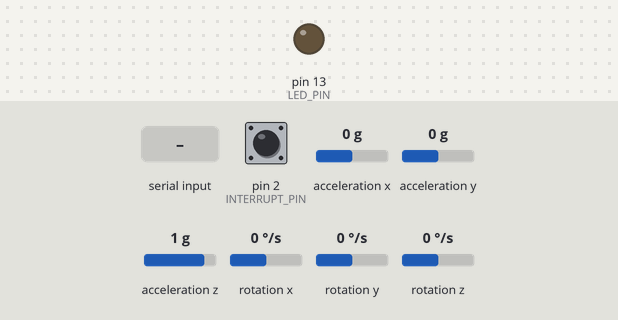
The sketch below on a simulated Teensy 4. Parts: output pins drawn as LEDs (lit = HIGH). The inputs (shaded band) are chosen by the test bench; at power-on: acceleration z 1 g, acceleration x 0 g, acceleration y 0 g, rotation x 0 °/s, pin 2 (INTERRUPT_PIN) HIGH, rotation y 0 °/s, rotation z 0 °/s. The sensor or clock chip raises its interrupt line as the real part does; what the sketch prints to the serial monitor is not drawn.

Above: at 0.8 s.
0.9 s: "1" received over Serial
At 3.71 s:
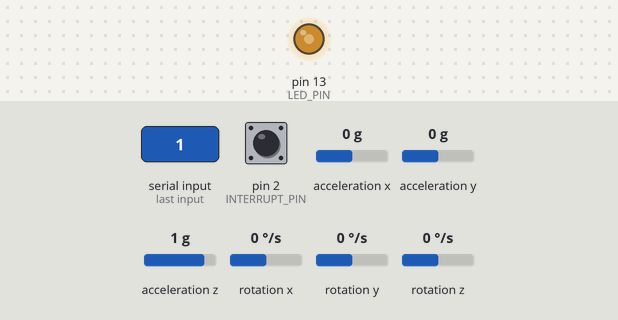
3.9 s: acceleration z set to -1.4 g
6.9 s: acceleration x set to -1.4 g
9.9 s: acceleration y set to -1.4 g
12.9 s: acceleration x set to 0 g
15.9 s: rotation x set to -192 °/s
Timing chart, 0 to 19.9 s (numbered marks = the images above; inputs shaded):
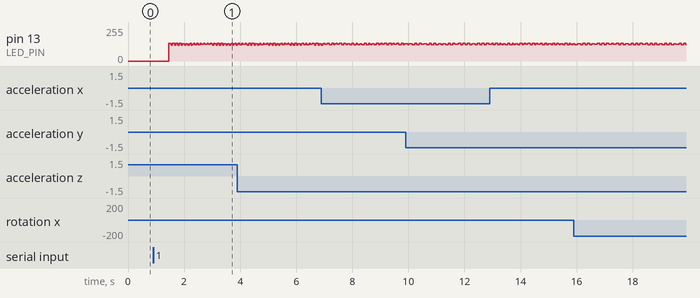

The sketch:

MPU6050_Example_ver2.0.ino
```cpp
// I2C device class (I2Cdev) demonstration Arduino sketch for MPU6050 class using DMP (MotionApps v2.0)
// 6/21/2012 by Jeff Rowberg <jeff@rowberg.net>
// Updates should (hopefully) always be available at https://github.com/jrowberg/i2cdevlib
//
// Changelog:
//      2019-07-08 - Added Auto Calibration and offset generator
//		   - and altered FIFO retrieval sequence to avoid using blocking code
//      2016-04-18 - Eliminated a potential infinite loop
//      2013-05-08 - added seamless Fastwire support
//                 - added note about gyro calibration
//      2012-06-21 - added note about Arduino 1.0.1 + Leonardo compatibility error
//      2012-06-20 - improved FIFO overflow handling and simplified read process
//      2012-06-19 - completely rearranged DMP initialization code and simplification
//      2012-06-13 - pull gyro and accel data from FIFO packet instead of reading directly
//      2012-06-09 - fix broken FIFO read sequence and change interrupt detection to RISING
//      2012-06-05 - add gravity-compensated initial reference frame acceleration output
//                 - add 3D math helper file to DMP6 example sketch
//                 - add Euler output and Yaw/Pitch/Roll output formats
//      2012-06-04 - remove accel offset clearing for better results (thanks Sungon Lee)
//      2012-06-01 - fixed gyro sensitivity to be 2000 deg/sec instead of 250
//      2012-05-30 - basic DMP initialization working

/* ============================================
I2Cdev device library code is placed under the MIT license
Copyright (c) 2012 Jeff Rowberg

Permission is hereby granted, free of charge, to any person obtaining a copy
of this software and associated documentation files (the "Software"), to deal
in the Software without restriction, including without limitation the rights
to use, copy, modify, merge, publish, distribute, sublicense, and/or sell
copies of the Software, and to permit persons to whom the Software is
furnished to do so, subject to the following conditions:

The above copyright notice and this permission notice shall be included in
all copies or substantial portions of the Software.

THE SOFTWARE IS PROVIDED "AS IS", WITHOUT WARRANTY OF ANY KIND, EXPRESS OR
IMPLIED, INCLUDING BUT NOT LIMITED TO THE WARRANTIES OF MERCHANTABILITY,
FITNESS FOR A PARTICULAR PURPOSE AND NONINFRINGEMENT. IN NO EVENT SHALL THE
AUTHORS OR COPYRIGHT HOLDERS BE LIABLE FOR ANY CLAIM, DAMAGES OR OTHER
LIABILITY, WHETHER IN AN ACTION OF CONTRACT, TORT OR OTHERWISE, ARISING FROM,
OUT OF OR IN CONNECTION WITH THE SOFTWARE OR THE USE OR OTHER DEALINGS IN
THE SOFTWARE.
===============================================
*/

// I2Cdev and MPU6050 must be installed as libraries, or else the .cpp/.h files
// for both classes must be in the include path of your project
#include "I2Cdev.h"

#include "MPU6050_6Axis_MotionApps20.h"
//#include "MPU6050.h" // not necessary if using MotionApps include file

// Arduino Wire library is required if I2Cdev I2CDEV_ARDUINO_WIRE implementation
// is used in I2Cdev.h
#if I2CDEV_IMPLEMENTATION == I2CDEV_ARDUINO_WIRE
    #include "Wire.h"
#endif

// class default I2C address is 0x68
// specific I2C addresses may be passed as a parameter here
// AD0 low = 0x68 (default for SparkFun breakout and InvenSense evaluation board)
// AD0 high = 0x69
MPU6050 mpu;
//MPU6050 mpu(0x69); // <-- use for AD0 high

/* =========================================================================
   NOTE: In addition to connection 3.3v, GND, SDA, and SCL, this sketch
   depends on the MPU-6050's INT pin being connected to the Arduino's
   external interrupt #0 pin. On the Arduino Uno and Mega 2560, this is
   digital I/O pin 2.
 * ========================================================================= */

/* =========================================================================
   NOTE: Arduino v1.0.1 with the Leonardo board generates a compile error
   when using Serial.write(buf, len). The Teapot output uses this method.
   The solution requires a modification to the Arduino USBAPI.h file, which
   is fortunately simple, but annoying. This will be fixed in the next IDE
   release. For more info, see these links:

   http://arduino.cc/forum/index.php/topic,109987.0.html
   http://code.google.com/p/arduino/issues/detail?id=958
 * ========================================================================= */


// uncomment "OUTPUT_READABLE_QUATERNION" if you want to see the actual
// quaternion components in a [w, x, y, z] format (not best for parsing
// on a remote host such as Processing or something though)
//#define OUTPUT_READABLE_QUATERNION

// uncomment "OUTPUT_READABLE_EULER" if you want to see Euler angles
// (in degrees) calculated from the quaternions coming from the FIFO.
// Note that Euler angles suffer from gimbal lock (for more info, see
// http://en.wikipedia.org/wiki/Gimbal_lock)
//#define OUTPUT_READABLE_EULER

// uncomment "OUTPUT_READABLE_YAWPITCHROLL" if you want to see the yaw/
// pitch/roll angles (in degrees) calculated from the quaternions coming
// from the FIFO. Note this also requires gravity vector calculations.
// Also note that yaw/pitch/roll angles suffer from gimbal lock (for
// more info, see: http://en.wikipedia.org/wiki/Gimbal_lock)
//#define OUTPUT_READABLE_YAWPITCHROLL

// uncomment "OUTPUT_READABLE_REALACCEL" if you want to see acceleration
// components with gravity removed. This acceleration reference frame is
// not compensated for orientation, so +X is always +X according to the
// sensor, just without the effects of gravity. If you want acceleration
// compensated for orientation, us OUTPUT_READABLE_WORLDACCEL instead.
//#define OUTPUT_READABLE_REALACCEL

// uncomment "OUTPUT_READABLE_WORLDACCEL" if you want to see acceleration
// components with gravity removed and adjusted for the world frame of
// reference (yaw is relative to initial orientation, since no magnetometer
// is present in this case). Could be quite handy in some cases.
//#define OUTPUT_READABLE_WORLDACCEL

// uncomment "OUTPUT_TEAPOT" if you want output that matches the
// format used for the InvenSense teapot demo
//#define OUTPUT_TEAPOT

// uncomment "OUTPUT_READABLE_ACCELGYRO" if you want to see a tab-separated
// list of the accel X/Y/Z and then gyro X/Y/Z values in decimal. Easy to read,
// not so easy to parse, and slow(er) over UART.
#define OUTPUT_READABLE_ACCELGYRO


#define INTERRUPT_PIN 2  // use pin 2 on Arduino Uno & most boards
#define SDA 21
#define SCL 22
#define LED_PIN 13 // (Arduino is 13, Teensy is 11, Teensy++ is 6)
bool blinkState = false;

int16_t ax, ay, az;
int16_t gx, gy, gz;

// MPU control/status vars
bool dmpReady = false;  // set true if DMP init was successful
uint8_t mpuIntStatus;   // holds actual interrupt status byte from MPU
uint8_t devStatus;      // return status after each device operation (0 = success, !0 = error)
uint16_t packetSize;    // expected DMP packet size (default is 42 bytes)
uint16_t fifoCount;     // count of all bytes currently in FIFO
uint8_t fifoBuffer[64]; // FIFO storage buffer

volatile bool mpuInterrupt = false;     // indicates whether MPU interrupt pin has gone high
void dmpDataReady() {
    mpuInterrupt = true;
}

#define OUTPUT_READABLE_ACCELGYRO

void setup() {
    // join I2C bus (I2Cdev library doesn't do this automatically)
    #if I2CDEV_IMPLEMENTATION == I2CDEV_ARDUINO_WIRE
        //Wire.begin();
        //Wire.setClock(400000); // 400kHz I2C clock. Comment this line if having compilation difficulties
        Wire.begin(SDA, SCL, 400000);
        //Wire.setClock(400000);
    #elif I2CDEV_IMPLEMENTATION == I2CDEV_BUILTIN_FASTWIRE
        Fastwire::setup(400, true);
    #endif

    // initialize serial communication
    // (115200 chosen because it is required for Teapot Demo output, but it's
    // really up to you depending on your project)
    Serial.begin(115200);
    while (!Serial); // wait for Leonardo enumeration, others continue immediately

    // NOTE: 8MHz or slower host processors, like the Teensy @ 3.3V or Arduino
    // Pro Mini running at 3.3V, cannot handle this baud rate reliably due to
    // the baud timing being too misaligned with processor ticks. You must use
    // 38400 or slower in these cases, or use some kind of external separate
    // crystal solution for the UART timer.

    // initialize device
    //Serial.println(F("Initializing I2C devices..."));
    mpu.initialize();
    pinMode(INTERRUPT_PIN, INPUT_PULLUP);

    // verify connection
    //Serial.println(F("Testing device connections..."));
    //Serial.println(mpu.testConnection() ? F("MPU6050 connection successful") : F("MPU6050 connection failed"));

    // wait for ready
    //Serial.println(F("\nSend any character to begin DMP programming and demo: "));
    while (Serial.available() && Serial.read()); // empty buffer
    while (!Serial.available());                 // wait for data
    while (Serial.available() && Serial.read()); // empty buffer again

    // load and configure the DMP
    //Serial.println(F("Initializing DMP..."));
    devStatus = mpu.dmpInitialize();

    // supply your own gyro offsets here, scaled for min sensitivity
    mpu.setXAccelOffset(-2196);
    mpu.setYAccelOffset(6377);
    mpu.setZAccelOffset(-14168);

    mpu.setXGyroOffset(-27);
    mpu.setYGyroOffset(-12);
    mpu.setZGyroOffset(-22);

    // make sure it worked (returns 0 if so)
    if (devStatus == 0) {
        // Calibration Time: generate offsets and calibrate our MPU6050
        mpu.CalibrateAccel(6);
        mpu.CalibrateGyro(6);
        mpu.PrintActiveOffsets();
        // turn on the DMP, now that it's ready
        //Serial.println(F("Enabling DMP..."));
        mpu.setDMPEnabled(true);

        // enable Arduino interrupt detection
        //Serial.print(F("Enabling interrupt detection (Arduino external interrupt "));
        Serial.print(digitalPinToInterrupt(INTERRUPT_PIN));
        Serial.println(F(")..."));
        attachInterrupt(digitalPinToInterrupt(INTERRUPT_PIN), dmpDataReady, RISING);
        mpuIntStatus = mpu.getIntStatus();

        // set our DMP Ready flag so the main loop() function knows it's okay to use it
        //Serial.println(F("DMP ready! Waiting for first interrupt..."));
        dmpReady = true;

        // get expected DMP packet size for later comparison
        packetSize = mpu.dmpGetFIFOPacketSize();
    } else {

    }

    // configure LED for output
    pinMode(LED_PIN, OUTPUT);
}


// ================================================================
// ===                    MAIN PROGRAM LOOP                     ===
// ================================================================

void loop() {

  mpu.getMotion6(&ax, &ay, &az, &gx, &gy, &gz);

  #ifdef OUTPUT_READABLE_ACCELGYRO
        // display tab-separated accel/gyro x/y/z values
        Serial.print("a/g:\t");
        Serial.print(ax); Serial.print("\t");
        Serial.print(ay); Serial.print("\t");
        Serial.print(az); Serial.print("\t");
        Serial.print(gx); Serial.print("\t");
        Serial.print(gy); Serial.print("\t");
        Serial.println(gz);
  #endif


  // blink LED to indicate activity
  blinkState = !blinkState;
  digitalWrite(LED_PIN, blinkState);

}
```
